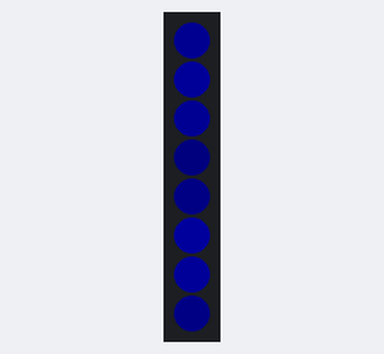
This sketch was run on a simulated Arduino Uno, built with avr-gcc and run on an emulated ATmega328P. On the bench: 1×8 RGB LED matrix (first LED top left, wired row by row). Dim RGB values are drawn brighter than linear; random numbers use the default seed unless the sketch sets one.

Above: at 3.07 s.
At 7.62 s:
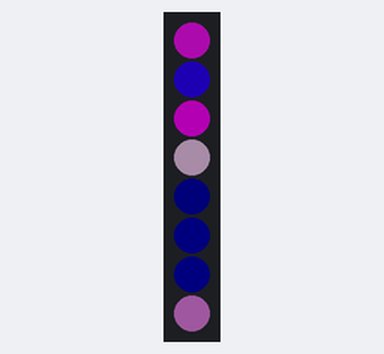
At 12.23 s:
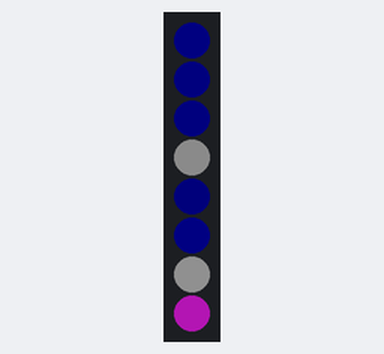
At 21.46 s:
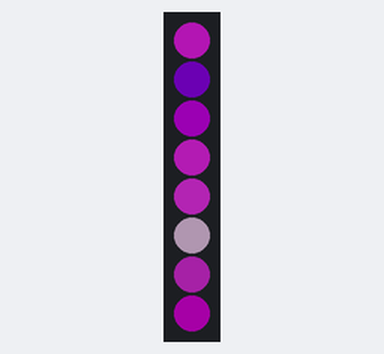
At 30.68 s:
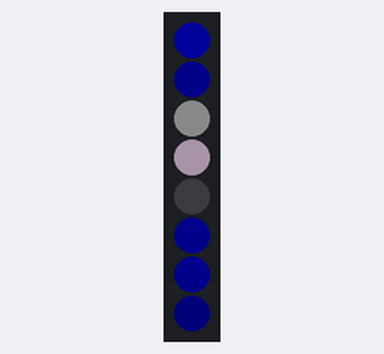
At 39.94 s:
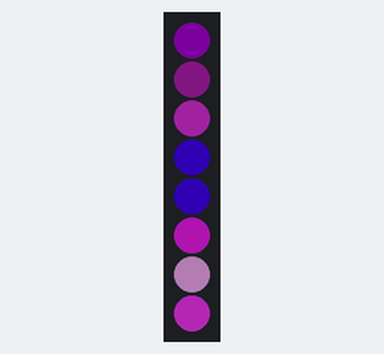
Timing chart, 0 to 40.0 s (numbered marks = the images above):
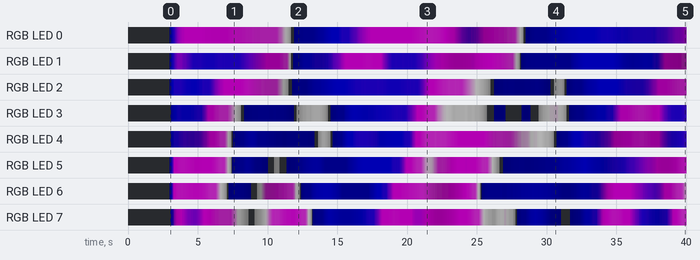

The sketch:

NoisePlusPalette-LPD8806.ino
```cpp
#include <FastLED.h>
#include "palettes.h"

#define LED_PIN     6
#define CLOCK_PIN   7
#define BRIGHTNESS  60
#define LED_TYPE    LPD8806
#define COLOR_ORDER BRG

const uint8_t kMatrixWidth  = 1;
const uint8_t kMatrixHeight = 8;
const bool    kMatrixSerpentineLayout = false;

#define NUM_LEDS (kMatrixWidth * kMatrixHeight)
#define MAX_DIMENSION ((kMatrixWidth>kMatrixHeight) ? kMatrixWidth : kMatrixHeight)

CRGB leds[kMatrixWidth * kMatrixHeight];

// The 16 bit version of our coordinates
static uint16_t x;
static uint16_t y;
static uint16_t z;

uint16_t speed = 20; // speed is set dynamically once we've started up
uint16_t scale = 100; // scale is set dynamically once we've started up

uint8_t noise[MAX_DIMENSION][MAX_DIMENSION];

CRGBPalette16 currentPalette( Colorfull_gp );
uint8_t colorLoop = 1;

void setup() {
  delay(3000);
  LEDS.addLeds<LED_TYPE,LED_PIN,CLOCK_PIN,COLOR_ORDER>(leds,NUM_LEDS);
  LEDS.setBrightness(BRIGHTNESS);

  // Initialize our coordinates to some random values
  x = random16();
  y = random16();
  z = random16();
}

void fillnoise8() {

  uint8_t dataSmoothing = 0;
  if( speed < 50) {
    dataSmoothing = 200 - (speed * 4);
  }

  for(int i = 0; i < MAX_DIMENSION; i++) {
    int ioffset = scale * i;
    for(int j = 0; j < MAX_DIMENSION; j++) {
      int joffset = scale * j;

      uint8_t data = inoise8(x + ioffset,y + joffset,z);

      // The range of the inoise8 function is roughly 16-238.
      // These two operations expand those values out to roughly 0..255
      // You can comment them out if you want the raw noise data.
      data = qsub8(data,16);
      data = qadd8(data,scale8(data,39));

      if( dataSmoothing ) {
        uint8_t olddata = noise[i][j];
        uint8_t newdata = scale8( olddata, dataSmoothing) + scale8( data, 256 - dataSmoothing);
        data = newdata;
      }

      noise[i][j] = data;
    }
  }

  z += speed;

  // apply slow drift to X and Y, just for visual variation.
  x += speed / 8;
  y -= speed / 16;
}

void mapNoiseToLEDsUsingPalette() {
  static uint8_t ihue=0;

  for(int i = 0; i < kMatrixWidth; i++) {
    for(int j = 0; j < kMatrixHeight; j++) {
      // We use the value at the (i,j) coordinate in the noise
      // array for our brightness, and the flipped value from (j,i)
      // for our pixel's index into the color palette.

      uint8_t index = noise[j][i];
      uint8_t bri =   noise[i][j];

      // if this palette is a 'loop', add a slowly-changing base value
      if( colorLoop) {
        index += ihue;
      }

      // brighten up, as the color palette itself often contains the
      // light/dark dynamic range desired
      if( bri > 127 ) {
        bri = 255;
      } else {
        bri = dim8_raw( bri * 2);
      }

      CRGB color = ColorFromPalette( currentPalette, index, bri);
      leds[XY(i,j)] = color;
    }
  }

  ihue+=1;
}

void loop() {
  // Periodically choose a new palette, speed, and scale
  ChangePaletteAndSettingsPeriodically();

  // generate noise data
  fillnoise8();

  // convert the noise data to colors in the LED array
  // using the current palette
  mapNoiseToLEDsUsingPalette();

  LEDS.show();
  delay(60);
}

#define HOLD_PALETTES_X_TIMES_AS_LONG 3

void ChangePaletteAndSettingsPeriodically() {
  uint8_t secondHand = ((millis() / 1000) / HOLD_PALETTES_X_TIMES_AS_LONG) % 60;
  static uint8_t lastSecond = 99;

  if( lastSecond != secondHand) {
    lastSecond = secondHand;
    if( secondHand ==  0)  { selectRandomPalette();         speed = 5; scale = 100; colorLoop = 1; }
    if( secondHand == 15)  { selectRandomPalette();             speed = 10; scale = 50; colorLoop = 1; }
    if( secondHand == 30)  { selectRandomPalette();       speed = 30; scale = 10; colorLoop = 1; }
    if( secondHand == 45)  { selectRandomPalette();         speed =  8; scale = 3; colorLoop = 1; }
    if( secondHand == 60)  { selectRandomPalette();          speed =  74; scale = 100; colorLoop = 1; }
    if( secondHand == 75)  { selectRandomPalette();           speed =  48; scale = 300; colorLoop = 1; }
    if( secondHand == 90)  { SetupRandomPalette();           speed = 20; scale = 37; colorLoop = 1; }
    if( secondHand == 105)  { selectRandomPalette();          speed = 20; scale = 75; colorLoop = 1; }
    if( secondHand == 120)  { SetupRandomPalette();                     speed = 5; scale = 20; colorLoop = 1; }
    if( secondHand == 135)  { SetupRandomPalette();                     speed = 50; scale = 50; colorLoop = 1; }
    if( secondHand == 150)  { SetupRandomPalette();                     speed = 90; scale = 90; colorLoop = 1; }
    if( secondHand == 165)  { SetupRandomPalette();  speed = 30; scale = 20; colorLoop = 1; }
  }
}
void SetupRandomPalette() {
  currentPalette = CRGBPalette16(
    CHSV( random8(), 255, 32),
    CHSV( random8(), 255, 255),
    CHSV( random8(), 128, 255),
    CHSV( random8(), 255, 255));
}

void selectRandomPalette() {

  switch(random8(41)) {
    case 0:
    currentPalette = CloudColors_p;
    break;

    case 1:
    currentPalette = LavaColors_p;
    break;

    case 2:
    currentPalette = OceanColors_p;
    break;

    case 4:
    currentPalette = ForestColors_p;
    break;

    case 5:
    currentPalette = RainbowColors_p;
    break;

    case 6:
    currentPalette = PartyColors_p;
    break;

    case 7:
    currentPalette = HeatColors_p;
    break;

    case 8:
    currentPalette = Sunset_Real_gp;
    break;

    case 9:
    currentPalette = es_rivendell_15_gp;
    break;

    case 10:
    currentPalette = es_ocean_breeze_036_gp;
    break;

    case 11:
    currentPalette = rgi_15_gp;
    break;

    case 12:
    currentPalette = retro2_16_gp;
    break;

    case 13:
    currentPalette = Analogous_1_gp;
    break;

    case 14:
    currentPalette = es_pinksplash_08_gp;
    break;

    case 15:
    currentPalette = Coral_reef_gp;
    break;

    case 16:
    currentPalette = es_ocean_breeze_068_gp;
    break;

    case 17:
    currentPalette = es_pinksplash_07_gp;
    break;

    case 18:
    currentPalette = es_vintage_01_gp;
    break;

    case 19:
    currentPalette = departure_gp;
    break;

    case 20:
    currentPalette = es_landscape_64_gp;
    break;

    case 21:
    currentPalette = es_landscape_33_gp;
    break;

    case 22:
    currentPalette = rainbowsherbet_gp;
    break;

    case 23:
    currentPalette = gr65_hult_gp;
    break;

    case 24:
    currentPalette = gr64_hult_gp;
    break;

    case 25:
    currentPalette = GMT_drywet_gp;
    break;

    case 26:
    currentPalette = ib_jul01_gp;
    break;

    case 27:
    currentPalette = es_vintage_57_gp;
    break;

    case 28:
    currentPalette = ib15_gp;
    break;

    case 29:
    currentPalette = Fuschia_7_gp;
    break;

    case 30:
    currentPalette = es_emerald_dragon_08_gp;
    break;

    case 31:
    currentPalette = lava_gp;
    break;

    case 32:
    currentPalette = fire_gp;
    break;

    case 33:
    currentPalette = Colorfull_gp;
    break;

    case 34:
    currentPalette = Magenta_Evening_gp;
    break;

    case 35:
    currentPalette = Pink_Purple_gp;
    break;

    case 36:
    currentPalette = es_autumn_19_gp;
    break;

    case 37:
    currentPalette = BlacK_Blue_Magenta_White_gp;
    break;

    case 38:
    currentPalette = BlacK_Magenta_Red_gp;
    break;

    case 39:
    currentPalette = BlacK_Red_Magenta_Yellow_gp;
    break;

    case 40:
    currentPalette = Blue_Cyan_Yellow_gp;
    break;

  }
}

//
// Mark's xy coordinate mapping code.  See the XYMatrix for more information on it.
//
uint16_t XY( uint8_t x, uint8_t y)
{
  uint16_t i;
  if( kMatrixSerpentineLayout == false) {
    i = (y * kMatrixWidth) + x;
  }
  if( kMatrixSerpentineLayout == true) {
    if( y & 0x01) {
      // Odd rows run backwards
      uint8_t reverseX = (kMatrixWidth - 1) - x;
      i = (y * kMatrixWidth) + reverseX;
    } else {
      // Even rows run forwards
      i = (y * kMatrixWidth) + x;
    }
  }
  return i;
}
```

Source omitted: palettes.h (data table, 7492 bytes)
